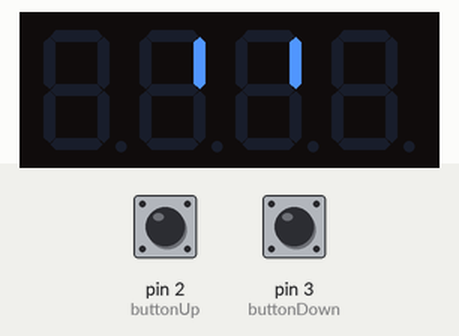
Bench run of a sketch on a simulated Arduino Uno, built with avr-gcc and run on an emulated ATmega328P. On the bench: 4-digit seven-segment display. The test bench sets the inputs (shaded band); at power-on: pin 2 (buttonUp) HIGH, pin 3 (buttonDown) HIGH.

Above: at 1.3 s.
1.4 s: pin 2 (buttonUp) pulled LOW for 3.2 s
At 5.7 s:
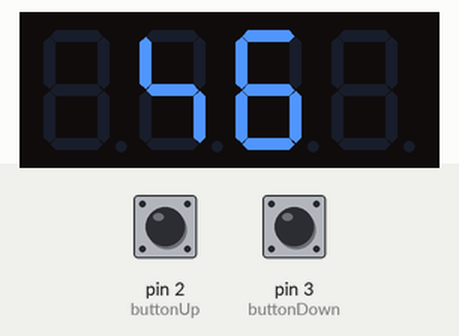
6.1 s: pin 2 (buttonUp) pulled LOW for 3.2 s
At 10.4 s:
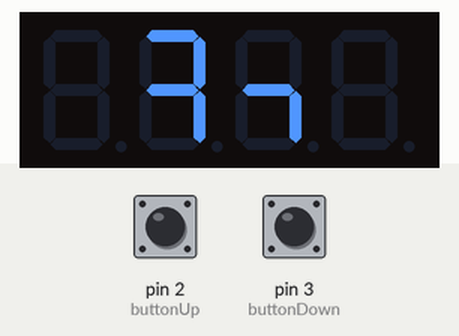
10.8 s: pin 2 (buttonUp) pulled LOW for 0.15 s
At 11.5 s:
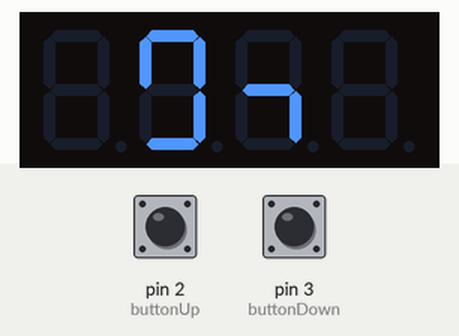
12.4 s: pin 2 (buttonUp) pulled LOW for 1 s
At 14.3 s:
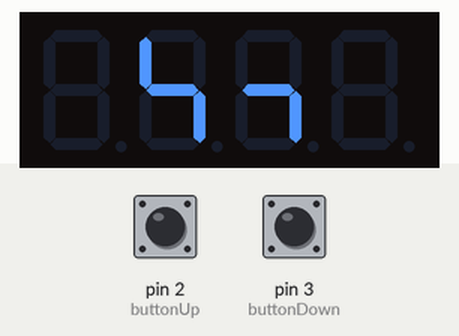
14.9 s: pin 2 (buttonUp) pulled LOW for 3.2 s
At 18.3 s:
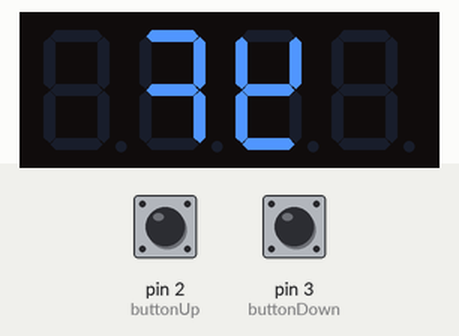
19.6 s: pin 2 (buttonUp) pulled LOW for 0.15 s
At 20.6 s:
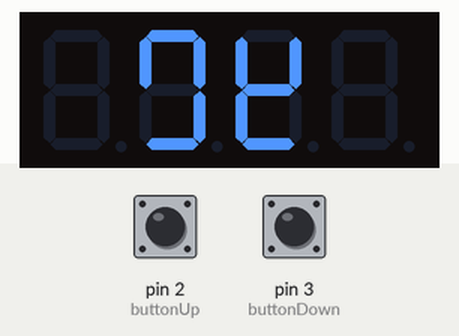
Timing chart, 0 to 22.2 s (numbered marks = the images above; inputs shaded):
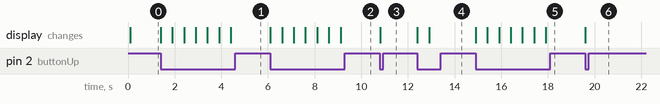

Measured:
- after the input at 1.4 s, the display: first changes at once (image 1 shows a later state)
- after the input at 6.1 s, the display: first changes at once (image 2 shows a later state)
- after the input at 10.8 s, the display: changes at once (image 3)
- after the input at 12.4 s, the display: first changes at once (image 4 shows a later state)
- after the input at 14.9 s, the display: first changes at once (image 5 shows a later state)
- after the input at 19.6 s, the display: changes at once (image 6)

The sketch:

code-display.ino
```cpp
#include <TM1650.h>

TM1650 module(A4, A5);  // A4=SDA, A5=SCL

const int buttonUp = 2;     // D2
const int buttonDown = 3;   // D3
int number = 0;

unsigned long lastDebounceTimeUp = 0;
unsigned long lastDebounceTimeDown = 0;
const unsigned long debounceDelay = 500; // milliseconds

// Bit order: [F][G][C][D][E][A][B] (LSB to MSB)
const byte CUSTOM_FONT[] = {
  0b00000010, // - (index 0)
  0b01111101, // 0
  0b01000100, // 1
  0b01111010, // 2
  0b01101110, // 3
  0b01000111, // 4
  0b00101111, // 5
  0b00111111, // 6
  0b01100100, // 7
  0b01111111, // 8
  0b01101111  // 9
};

void setup() {

   pinMode(buttonUp, INPUT);
   pinMode(buttonDown, INPUT);

  module.setupDisplay(true, 7);  // Turn on display, max brightness
  delay(100);

  // Display "--" at startup
  module.setSegments(CUSTOM_FONT[0], 1); // -
  module.setSegments(CUSTOM_FONT[0], 2); // -
}

void displayNumber(int number) {
  if (number == 0) {
    module.setSegments(CUSTOM_FONT[0], 1); // -
    module.setSegments(CUSTOM_FONT[0], 2); // -
  } else {
    module.setSegments(CUSTOM_FONT[number % 10 + 1], 1);         // Ones (DIG3)
    module.setSegments(CUSTOM_FONT[number / 10 + 1], 2);         // Tens (DIG2)
  }
}

void loop() {
  // Check button UP (D2)
  if (digitalRead(buttonUp) == LOW) {
    if (millis() - lastDebounceTimeUp > debounceDelay) {
      if (number < 99) number++;
      displayNumber(number);
      lastDebounceTimeUp = millis();
    }
  }

  // Check button DOWN (D3)
  if (digitalRead(buttonDown) == LOW) {
    if (millis() - lastDebounceTimeDown > debounceDelay) {
      if (number > 1) number--;
      displayNumber(number);
      lastDebounceTimeDown = millis();
    }
  }
}
```
